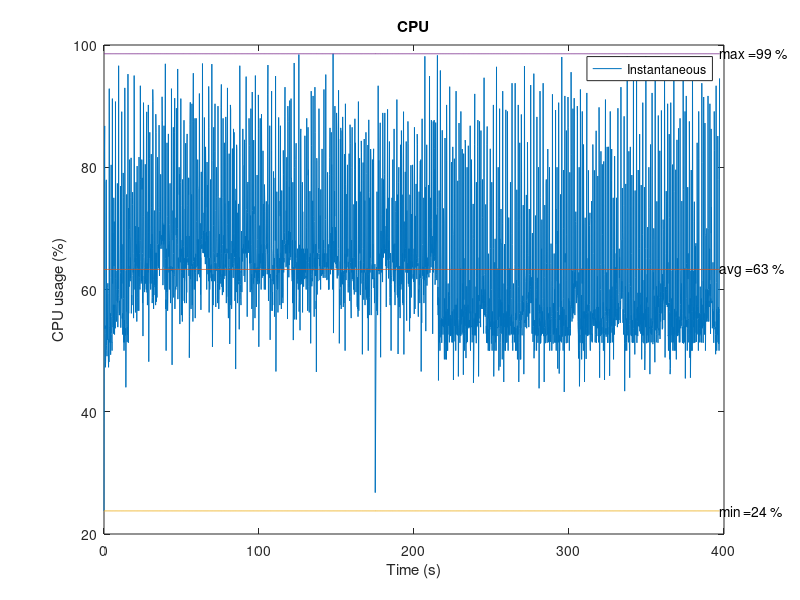
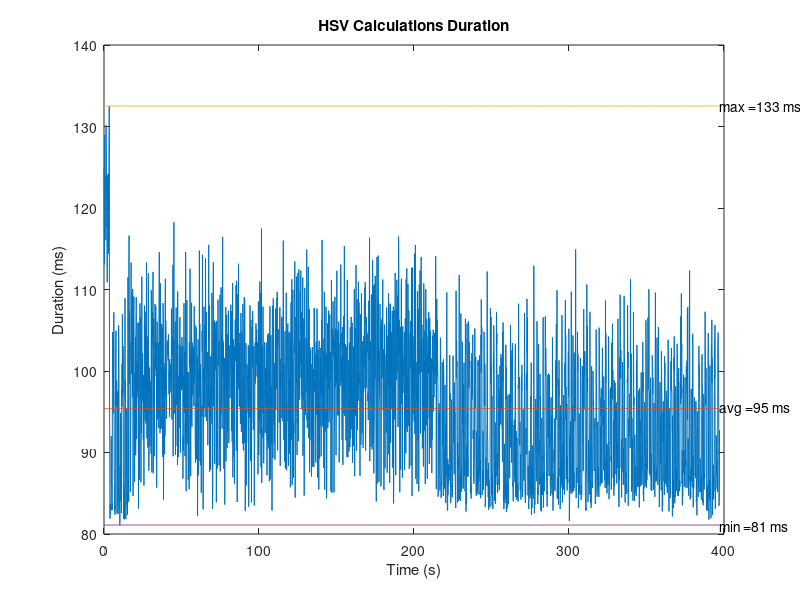
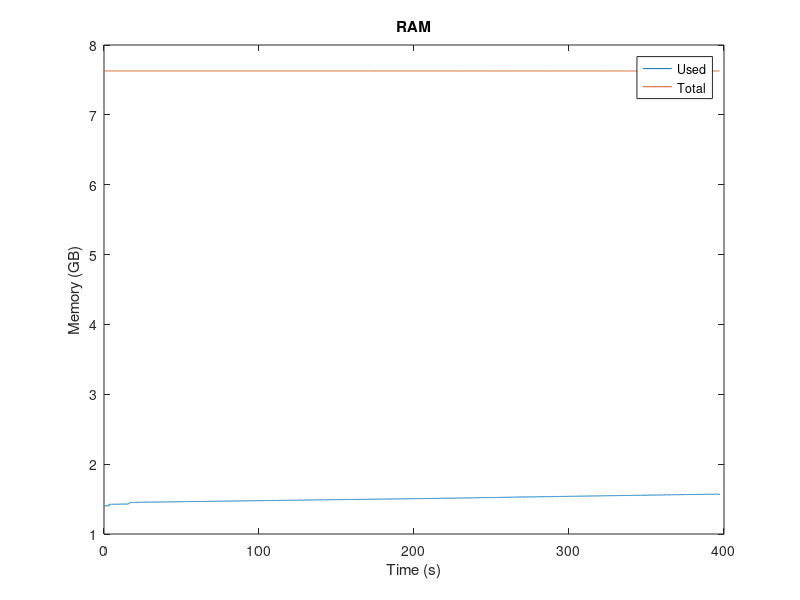
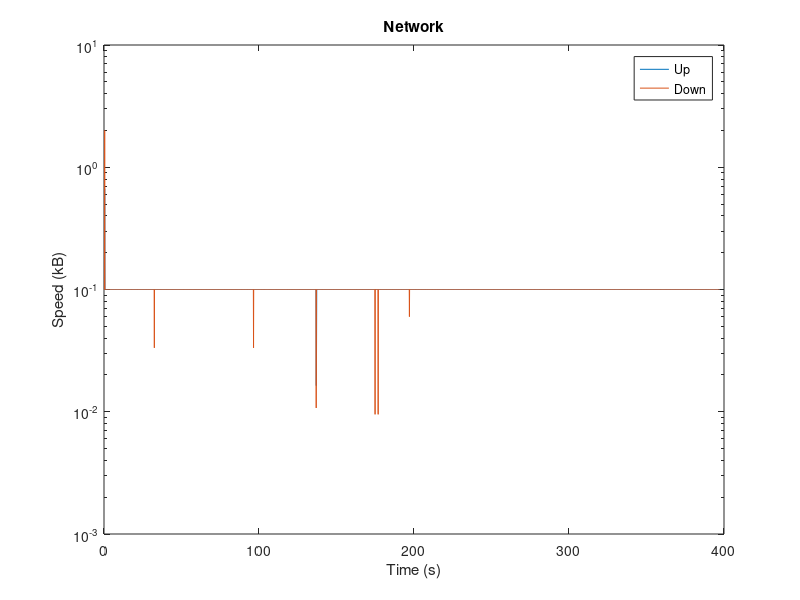

Source code (MATLAB) for these figures, in order:
clear all ; close all ; clc ; 
DEBUG = true ; dirpath = './photos' ; ext = '.jpg' ; if ~DEBUG && ~exist(dirpath,'dir') ; mkdir(dirpath); end

format bank

%% -----------------------------------------------------------------------------------------
%% CPU

% Init data
Data = csvread("cpu.csv");
timeD = Data(:,1); initTime = timeD(1); timeD = timeD - initTime;
cpuD = Data(:,2);

cpuD = cpuD * 100;
cpuAve = sum(cpuD)/length(cpuD) * ones(length(cpuD), 1);
cpuMax = max(cpuD) * ones(length(cpuD), 1);
cpuMin = min(cpuD) * ones(length(cpuD), 1);

f1 = figure();
plot(timeD, cpuD, timeD, cpuAve, timeD, cpuMin, timeD, cpuMax);

text(timeD(end), cpuAve(1), strcat('avg = ', int2str(cpuAve(1)), ' %'));
text(timeD(end), cpuMax(1), strcat('max = ', int2str(cpuMax(1)), ' %'));
text(timeD(end), cpuMin(1), strcat('min = ', int2str(cpuMin(1)), ' %'));

legend('Instantaneous');
%grid on;
title("CPU") ; xlabel('Time (s)') ; ylabel('CPU usage (%)') 
if ~DEBUG ; saveas(f1,strcat(dirpath, '/', 'cpu', ext)) ; end

%% -----------------------------------------------------------------------------------------
%% DURATIONS

% Init data
Data = csvread("durations.csv");
timeD = Data(:,1); initTime = timeD(1); timeD = timeD - initTime;
durD = Data(:,3);

durD = durD * 1000;
durAve = sum(durD)/length(durD) * ones(length(durD), 1);
durMax = max(durD) * ones(length(durD), 1);
durMin = min(durD) * ones(length(durD), 1);

f2 = figure();
plot(timeD, durD, timeD, durAve, timeD, durMax, timeD, durMin); 
%grid on;

text(timeD(end), durAve(1), strcat('avg = ', int2str(durAve(1)), ' ms'));
text(timeD(end), durMax(1), strcat('max = ', int2str(durMax(1)), ' ms'));
text(timeD(end), durMin(1), strcat('min = ', int2str(durMin(1)), ' ms'));

title("HSV Calculations Duration") ; xlabel('Time (s)') ; ylabel('Duration (ms)') ;
if ~DEBUG ; saveas(f2,strcat(dirpath, '/', 'durations', ext)) ; end

%% -----------------------------------------------------------------------------------------
%% RAM

% Init data
Data = csvread("ram.csv");
timeD = Data(:,1); initTime = timeD(1); timeD = timeD - initTime;
ramD = Data(:,2); 
ramT = Data(:,3);

ramD = ramD / (1024*1024*1024);
ramT = ramT / (1024*1024*1024);

f3 = figure() ;  
plot(timeD, ramD) ; 
hold on;
plot(timeD, ramT) ;
%grid on;
legend('Used','Total');
title("RAM") ; xlabel('Time (s)') ; ylabel('Memory (GB)') ; 
if ~DEBUG ; saveas(f3,strcat(dirpath, '/', 'ram', ext)) ; end

%% -----------------------------------------------------------------------------------------
%% NETWORK

% Init data
Data = csvread("network.csv");
timeD = Data(:,1); initTime = timeD(1); timeD = timeD - initTime;
netDU = Data(:,2);
netDD = Data(:,3);

netDU = netDU / (1024*8); 
netDU(netDU == 0 ) = 0.1;
netDD = netDD / (1024*8);
netDD(netDD == 0 ) = 0.1; 

f4 = figure()
semilogy(timeD, netDU);
hold on;
semilogy(timeD, netDD);
legend('Up','Down');
%grid on;
title("Network"); xlabel('Time (s)') ; ylabel('Speed (kB)');
if ~DEBUG ; saveas(f4,strcat(dirpath, '/', 'network', ext)) ; end



%% -----------------------------------------------------------------------------------------
%% ANGLES

% Init data
Data = csvread("angles.csv");
timeD = Data(:,1); initTime = timeD(1); % timeD = timeD - initTime;
anglex = Data(:,2);
angley = Data(:,3);


f5 = figure()
plot(timeD, anglex);
hold on;
plot(timeD, angley);
legend('anglex','angley');
%grid on;
title("Angles"); xlabel('Time (s)') ; ylabel('Angles (Degrees)');
if ~DEBUG ; saveas(f5,strcat(dirpath, '/', 'angles', ext)) ; end


%% -----------------------------------------------------------------------------------------
%% DISTANCES

% Init data
Data = csvread("distance.csv");
timeD = Data(:,1); initTime = timeD(1); % timeD = timeD - initTime;
distance = Data(:,2);

f6 = figure()
plot(timeD, distance);
%grid on;
title("Distances"); xlabel('Time (s)') ; ylabel('Distance (m)');
if ~DEBUG ; saveas(f6,strcat(dirpath, '/', 'distance', ext)) ; end